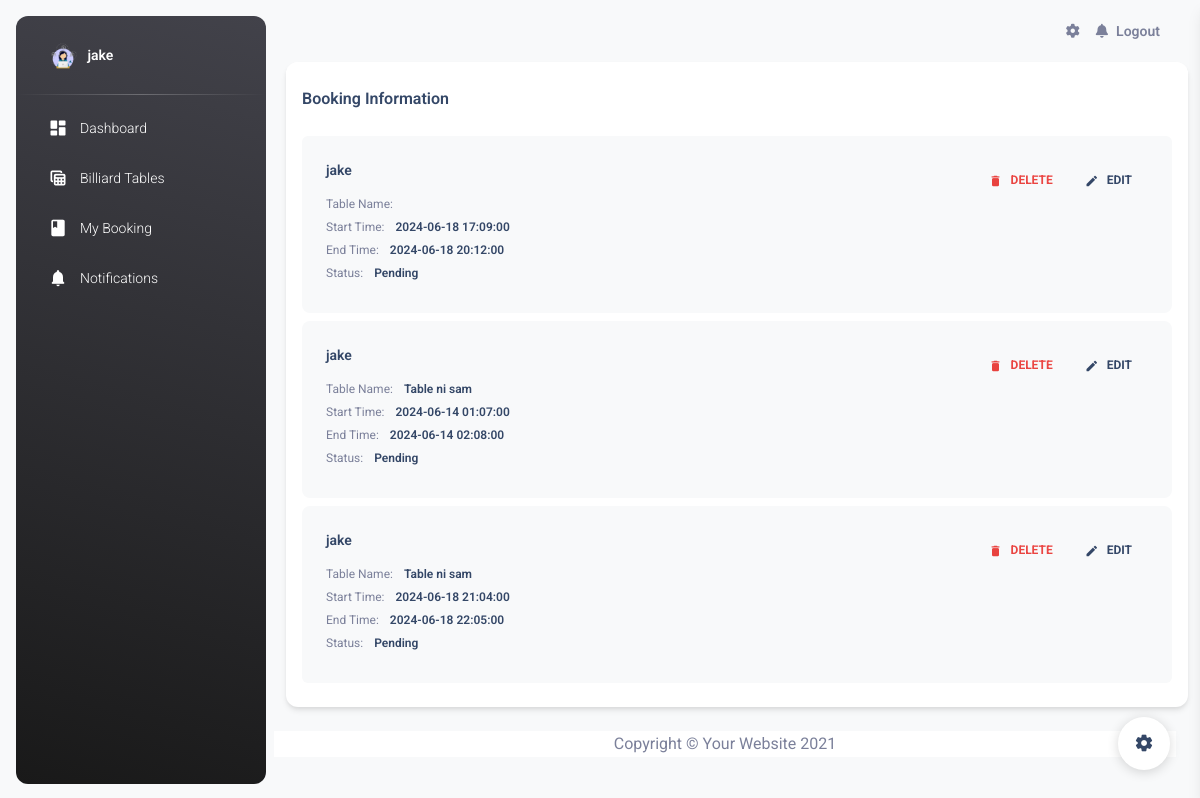
Page /booking_user.php (signed in) on the earlier database version.
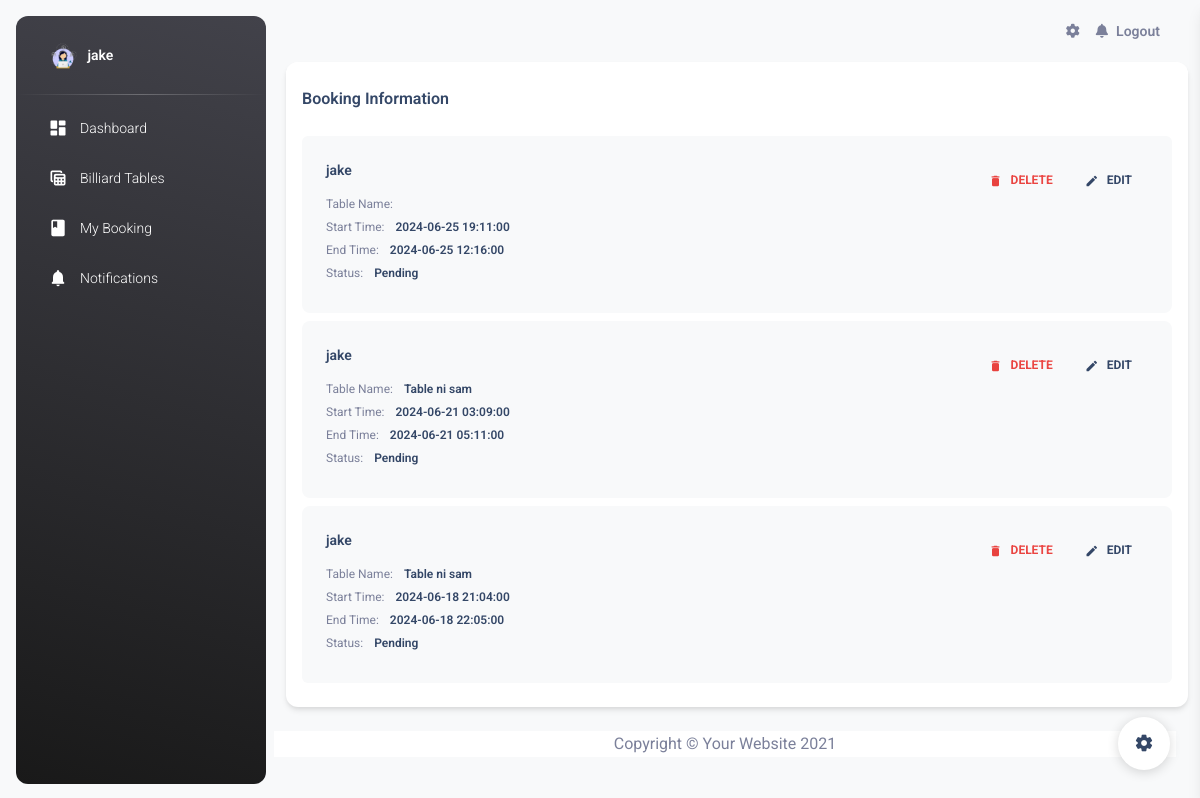
Same page on the later database version.
### tables this page shows
CREATE TABLE `bookings` (
  `booking_id` int(11) NOT NULL,
  `user_id` int(11) DEFAULT NULL,
  `table_id` int(11) DEFAULT NULL,
  `table_name` varchar(100) NOT NULL,
  `start_time` datetime NOT NULL,
  `end_time` datetime NOT NULL,
  `status` varchar(100) NOT NULL
);

### booking_user.php (the view, shortened to what the changed rows need)
<?php
include 'conn.php';
$user_id = htmlspecialchars($_SESSION['user_id']);
$sqlBookings = "SELECT booking_id, user_id, table_id, table_name, start_time, end_time, status FROM bookings WHERE user_id = :user_id";
$stmtBookings = $conn->prepare($sqlBookings);
$stmtBookings->bindParam(':user_id', $user_id, PDO::PARAM_INT);
$stmtBookings->execute();
$bookings = $stmtBookings->fetchAll(PDO::FETCH_ASSOC);
$sqlUsers = "SELECT user_id, username FROM users";
$stmtUsers = $conn->prepare($sqlUsers);
$stmtUsers->execute();
$users = $stmtUsers->fetchAll(PDO::FETCH_ASSOC);
$userMap = [];
foreach ($users as $user) {
    $userMap[$user['user_id']] = $user['username'];
}
?>
<!DOCTYPE html>
<html lang="en">
   <head>
      <link href="./assets/css/nucleo-icons.css" rel="stylesheet" />
      <link href="./assets/css/nucleo-svg.css" rel="stylesheet" />
      <link id="pagestyle" href="./assets/css/material-dashboard.css?v=3.1.0" rel="stylesheet" />
      <link href="vendor/fontawesome-free/css/all.min.css" rel="stylesheet" type="text/css">
   </head>
   <body class="g-sidenav-show  bg-gray-100">
      <main class="main-content border-radius-lg ">
         <div class="container-fluid">
         <div class="card">
            <div class="card-body pt-4 p-3">
               <ul class="list-group">
                     <?php
                     if (!empty($bookings)) {
                        foreach ($bookings as $booking) {
                           echo '<li class="list-group-item border-0 d-flex p-4 mb-2 bg-gray-100 border-radius-lg">';
                           echo '<div class="d-flex flex-column">';
                           echo '<h6 class="mb-3 text-sm">' . htmlspecialchars($userMap[$booking["user_id"]]) . '</h6>';
                           echo '<span class="mb-2 text-xs">Table Name: <span class="text-dark font-weight-bold ms-sm-2">' . htmlspecialchars($booking["table_name"]) . '</span></span>';
                           echo '<span class="mb-2 text-xs">Start Time: <span class="text-dark ms-sm-2 font-weight-bold">' . htmlspecialchars($booking["start_time"]) . '</span></span>';
                           echo '<span class="mb-2 text-xs">End Time: <span class="text-dark ms-sm-2 font-weight-bold">' . htmlspecialchars($booking["end_time"]) . '</span></span>';
                           echo '<span class="mb-2 text-xs">Status: <span class="text-dark ms-sm-2 font-weight-bold">' . htmlspecialchars($booking["status"]) . '</span></span>';
                           echo '</div>';
                           echo '<div class="ms-auto text-end">';
                           echo '<a class="btn btn-link text-danger text-gradient px-3 mb-0" href="delete_booking.php?booking_id=' . htmlspecialchars($booking["booking_id"]) . '"><i class="material-icons text-sm me-2">delete</i>Delete</a>';
                           echo '<a class="btn btn-link text-dark px-3 mb-0" data-toggle="modal" data-target="#bookingModal" onclick=\'openEditModal(' . htmlspecialchars(json_encode($booking["booking_id"])) . ', ' . htmlspecialchars(json_encode($booking["user_id"])) . ', ' . htmlspecialchars(json_encode($booking["start_time"])) . ', ' . htmlspecialchars(json_encode($booking["end_time"])) . ')\'>';
                           echo '<i class="material-icons text-sm me-2">edit</i>Edit</a>';
                           echo '</div>';
                           echo '</li>';
                        }
                     } else {
                        echo '<li class="list-group-item border-0 d-flex p-4 mb-2 bg-gray-100 border-radius-lg">';
                        echo '<div class="d-flex flex-column">';
                        echo '<h6 class="mb-3 text-sm">No bookings found.</h6>';
                        echo '</div>';
                        echo '</li>';
                     }
                     ?>
               </ul>
            </div>
         </div>
      </main>
   </body>
</html>

Differences in the rows shown:
changed bookings (number 1 of 3 on the later page): start_time "2024-06-18 17:09:00" → "2024-06-25 19:11:00"; end_time "2024-06-18 20:12:00" → "2024-06-25 12:16:00"
changed bookings (number 2 of 3 on the later page): start_time "2024-06-14 01:07:00" → "2024-06-21 03:09:00"; end_time "2024-06-14 02:08:00" → "2024-06-21 05:11:00"
